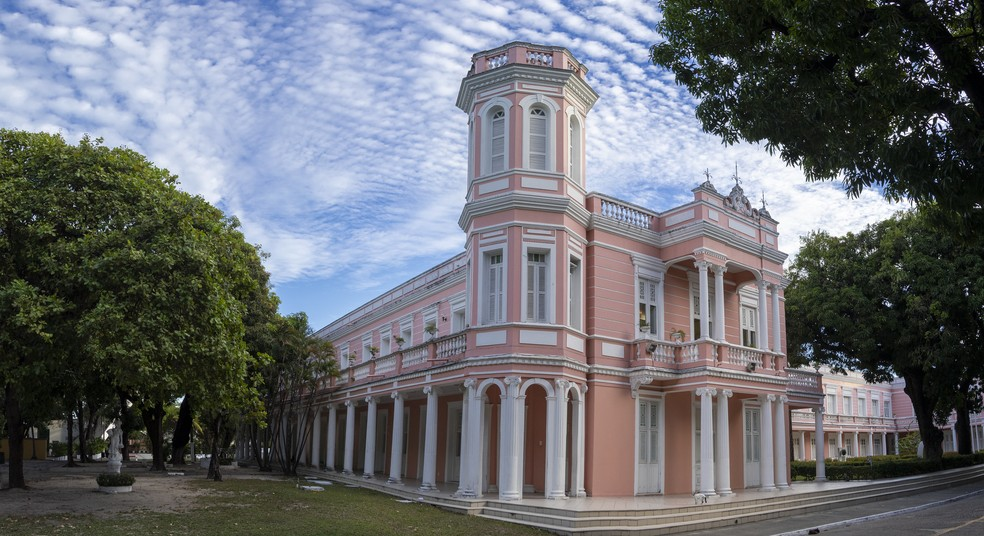
#> input picture imgs/ufc.jpg, 984 x 536 px, found by its file name
$ python main.py
#> lines starting #> are read from the running program, lines starting #| are printed output that depends on the picture
import os
import numpy as np
import cv2 as cv

DEFAULT_IMGPATH = os.path.join(os.getcwd(), "imgs")
print(os.getcwd())
print(DEFAULT_IMGPATH)


def display_image(img: np.ndarray, label: str="Image") -> None:
    cv.imshow(label, img)
    cv.waitKey(0)
    cv.destroyAllWindows()

def normalize(img: np.ndarray) -> np.ndarray:
    return img / 255.0

def set_brightness(img: np.ndarray, factor: int) -> np.ndarray:
    return factor * img

def negative(img: np.ndarray) -> np.ndarray:
    return 1 - img

def log_transform(img: np.ndarray, c: int) -> np.ndarray:
    return c * np.log(1 + img)

def gamma_transform(img: np.ndarray, c: int, gamma: float) -> np.ndarray:
    return c * (img ** gamma)


if __name__ == '__main__':

    ufc_img = os.path.join(DEFAULT_IMGPATH, 'ufc.jpg')
    img = cv.imread(ufc_img, cv.IMREAD_GRAYSCALE)
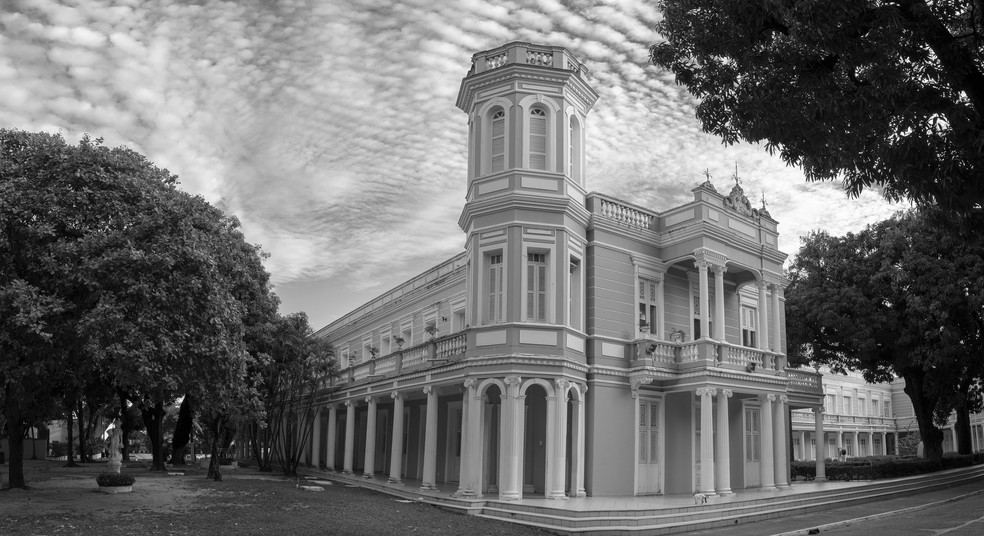
#> img: shape (536, 984); min 0, max 255, mean 109.7

    img = normalize(img)

    display_image(img, label="UFC Original")
    display_image(negative(img), label="UFC Inverted")
#> in negative, `return 1 - img`:
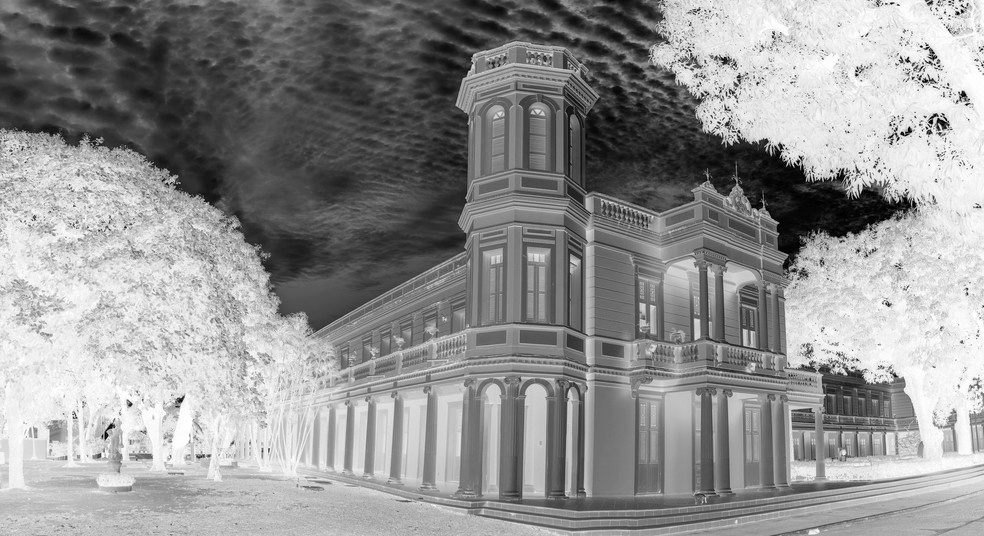
#> returned value: shape (536, 984) float64; min 0, max 1, mean 0.57

$ run again, with imgs/goats.jpg copied over imgs/ufc.jpg
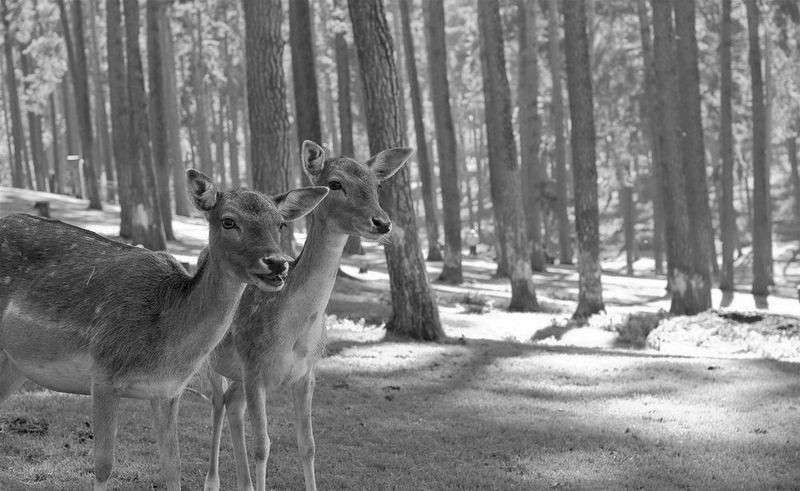
#> input picture imgs/goats.jpg, 800 x 491 px, found by its file name
#> img is the input picture: shape (491, 800); min 0, max 255, mean 125.7
#> in negative, `return 1 - img`:
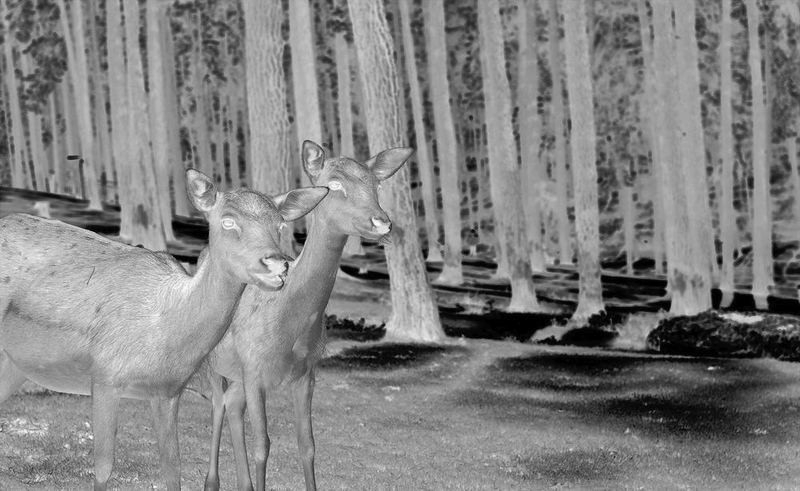
#> returned value: shape (491, 800) float64; min 0, max 1, mean 0.507

$ run again, with imgs/astronaut.png saved as imgs/ufc.jpg
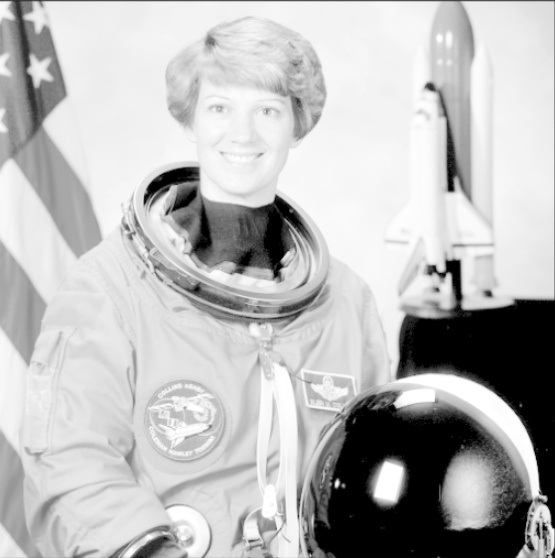
#> input picture imgs/astronaut.png, 555 x 558 px, found by its file name
#> img is the input picture: shape (558, 555); min 0, max 255, mean 186.6
#> in negative, `return 1 - img`:
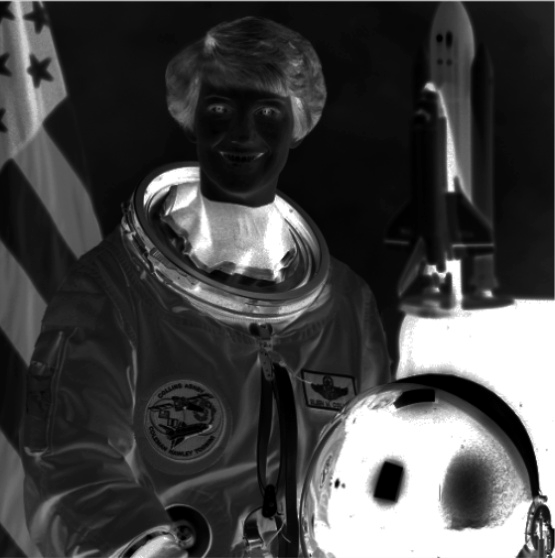
#> returned value: shape (558, 555) float64; min 0, max 1, mean 0.268
